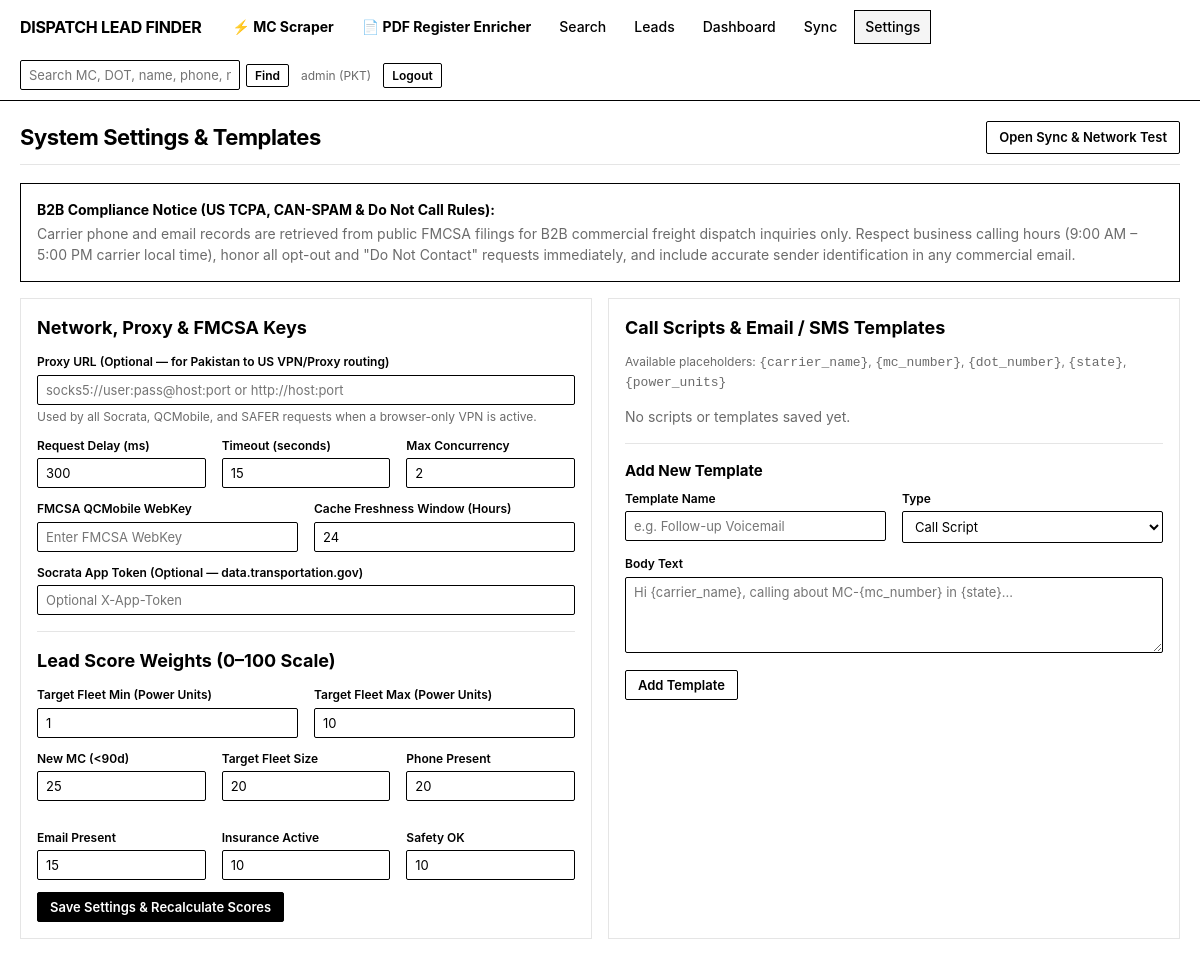
Page /settings/ (signed in) on the committed database.
### sync/models.py (models this page shows, shortened)
class Settings(models.Model):
    proxy_url = models.CharField(
        max_length=255,
        blank=True,
        default="",
        help_text="Optional HTTP or SOCKS5 proxy (e.g. socks5://user:pass@host:port)",
    )
    request_delay_ms = models.IntegerField(default=300)
    timeout_s = models.IntegerField(default=15)
    max_concurrency = models.IntegerField(default=2)
    qcmobile_webkey = models.CharField(max_length=255, blank=True, default="")
    socrata_app_token = models.CharField(max_length=255, blank=True, default="")
    freshness_hours = models.IntegerField(default=24)
    target_fleet_min = models.IntegerField(default=1)
    target_fleet_max = models.IntegerField(default=10)
    weight_new_mc = models.IntegerField(default=25)
    weight_fleet_size = models.IntegerField(default=20)
    weight_phone = models.IntegerField(default=20)
    weight_email = models.IntegerField(default=15)
    weight_insurance = models.IntegerField(default=10)
    weight_safety = models.IntegerField(default=10)
    updated_at = models.DateTimeField(auto_now=True)
    class Meta:
        verbose_name = "System Settings"
        verbose_name_plural = "System Settings"
    @classmethod
    def get_solo(cls) -> "Settings":
        obj, _ = cls.objects.get_or_create(pk=1)
        return obj

### accounts/views.py (the view, shortened to what this page needs)
# urls.py: path("settings/", account_views.settings_view, name="settings"),
@login_required
def settings_view(request):
    cfg = Settings.get_solo()
    templates = Template.objects.all()
    return render(
        request,
        "accounts/settings.html",
        {
            "cfg": cfg,
            "templates": templates,
        },
    )

### templates/accounts/settings.html (shortened to what this page needs)
{% extends "base.html" %}
{% block content %}
<div class="page-header">
  <h1>System Settings & Templates</h1>
  <a href="{% url 'sync_dashboard' %}" class="btn">Open Sync & Network Test</a>
</div>
<div class="panel-strong">
  <strong>B2B Compliance Notice (US TCPA, CAN-SPAM & Do Not Call Rules):</strong>
  <p class="muted" style="margin: 4px 0 0 0;">
    Carrier phone and email records are retrieved from public FMCSA filings for B2B commercial freight dispatch inquiries only.
    Respect business calling hours (9:00 AM – 5:00 PM carrier local time), honor all opt-out and "Do Not Contact" requests immediately,
    and include accurate sender identification in any commercial email.
  </p>
</div>
<div class="grid-2">
  <div class="panel">
    <h2>Network, Proxy & FMCSA Keys</h2>
    <form method="post">
      <div class="form-group">
        <label for="id_proxy_url">Proxy URL (Optional — for Pakistan to US VPN/Proxy routing)</label>
        <input id="id_proxy_url" type="text" name="proxy_url" value="{{ cfg.proxy_url }}" placeholder="socks5://user:pass@host:port or http://host:port">
        <div class="help-text">Used by all Socrata, QCMobile, and SAFER requests when a browser-only VPN is active.</div>
      </div>
      <div class="grid-3">
        <div class="form-group">
          <label for="id_delay">Request Delay (ms)</label>
          <input id="id_delay" type="number" name="request_delay_ms" value="{{ cfg.request_delay_ms }}">
        </div>
        <div class="form-group">
          <label for="id_timeout">Timeout (seconds)</label>
          <input id="id_timeout" type="number" name="timeout_s" value="{{ cfg.timeout_s }}">
        </div>
        <div class="form-group">
          <label for="id_concurrency">Max Concurrency</label>
          <input id="id_concurrency" type="number" name="max_concurrency" value="{{ cfg.max_concurrency }}">
        </div>
      </div>
      <div class="grid-2">
        <div class="form-group">
          <label for="id_qcmobile">FMCSA QCMobile WebKey</label>
          <input id="id_qcmobile" type="password" name="qcmobile_webkey" value="{{ cfg.qcmobile_webkey }}" placeholder="Enter FMCSA WebKey">
        </div>
        <div class="form-group">
          <label for="id_freshness">Cache Freshness Window (Hours)</label>
          <input id="id_freshness" type="number" name="freshness_hours" value="{{ cfg.freshness_hours }}">
        </div>
      </div>
      <div class="form-group">
        <label for="id_socrata">Socrata App Token (Optional — data.transportation.gov)</label>
        <input id="id_socrata" type="text" name="socrata_app_token" value="{{ cfg.socrata_app_token }}" placeholder="Optional X-App-Token">
      </div>
      <hr style="border: 0; border-top: 1px solid var(--border); margin: 16px 0;">
      <h2>Lead Score Weights (0–100 Scale)</h2>
      <div class="grid-2">
        <div class="form-group">
          <label for="id_fmin">Target Fleet Min (Power Units)</label>
          <input id="id_fmin" type="number" name="target_fleet_min" value="{{ cfg.target_fleet_min }}">
        </div>
        <div class="form-group">
          <label for="id_fmax">Target Fleet Max (Power Units)</label>
          <input id="id_fmax" type="number" name="target_fleet_max" value="{{ cfg.target_fleet_max }}">
        </div>
      </div>
      <div class="grid-3">
        <div class="form-group">
          <label for="id_w_mc">New MC (&lt;90d)</label>
          <input id="id_w_mc" type="number" name="weight_new_mc" value="{{ cfg.weight_new_mc }}">
        </div>
        <div class="form-group">
          <label for="id_w_fleet">Target Fleet Size</label>
          <input id="id_w_fleet" type="number" name="weight_fleet_size" value="{{ cfg.weight_fleet_size }}">
        </div>
        <div class="form-group">
          <label for="id_w_phone">Phone Present</label>
          <input id="id_w_phone" type="number" name="weight_phone" value="{{ cfg.weight_phone }}">
        </div>
        <div class="form-group">
          <label for="id_w_email">Email Present</label>
          <input id="id_w_email" type="number" name="weight_email" value="{{ cfg.weight_email }}">
        </div>
        <div class="form-group">
          <label for="id_w_ins">Insurance Active</label>
          <input id="id_w_ins" type="number" name="weight_insurance" value="{{ cfg.weight_insurance }}">
        </div>
        <div class="form-group">
          <label for="id_w_safe">Safety OK</label>
          <input id="id_w_safe" type="number" name="weight_safety" value="{{ cfg.weight_safety }}">
        </div>
      </div>
      <button type="submit" class="btn btn-primary">Save Settings & Recalculate Scores</button>
    </form>
  </div>
  <div class="panel">
    <h2>Call Scripts & Email / SMS Templates</h2>
    <p class="help-text" style="margin-bottom: 12px;">
      Available placeholders: <span class="mono">{carrier_name}</span>, <span class="mono">{mc_number}</span>,
      <span class="mono">{dot_number}</span>, <span class="mono">{state}</span>, <span class="mono">{power_units}</span>
    </p>
    {% for tmpl in templates %}
      <div class="panel" style="padding: 10px; margin-bottom: 10px;">
        <div style="display: flex; justify-content: space-between; align-items: center; margin-bottom: 6px;">
          <div>
            <strong>{{ tmpl.name }}</strong>
            <span class="badge" style="margin-left: 6px;">{{ tmpl.get_type_display }}</span>
          </div>
          <form method="post" style="margin: 0;">
            {% csrf_token %}
            <input type="hidden" name="action" value="delete_template">
            <input type="hidden" name="template_id" value="{{ tmpl.pk }}">
            <button type="submit" class="btn btn-sm">Delete</button>
          </form>
        </div>
        <pre style="white-space: pre-wrap; font-family: var(--font-sans); font-size: 12px; margin: 0; color: var(--text-muted);">{{ tmpl.body }}</pre>
      </div>
    {% empty %}
      <p class="muted">No scripts or templates saved yet.</p>
    {% endfor %}
    <hr style="border: 0; border-top: 1px solid var(--border); margin: 16px 0;">
    <h3>Add New Template</h3>
    <form method="post">
      <div class="grid-2">
        <div class="form-group">
          <label for="id_tname">Template Name</label>
          <input id="id_tname" type="text" name="name" required placeholder="e.g. Follow-up Voicemail">
        </div>
        <div class="form-group">
          <label for="id_ttype">Type</label>
          <select id="id_ttype" name="type">
            <option value="script">Call Script</option>
          </select>
        </div>
      </div>
      <div class="form-group">
        <label for="id_tbody">Body Text</label>
        <textarea id="id_tbody" name="body" required placeholder="Hi {carrier_name}, calling about MC-{mc_number} in {state}..."></textarea>
      </div>
      <button type="submit" class="btn">Add Template</button>
    </form>
  </div>
</div>
{% endblock %}

### templates/base.html (shortened to what this page needs)
{% load static %}
<!DOCTYPE html>
<html lang="en">
<head>
  <link rel="stylesheet" href="{% static 'css/app.css' %}">
</head>
<body>
  {% if user.is_authenticated %}
  <header class="topbar">
    <div style="display: flex; align-items: center; gap: 20px; flex-wrap: wrap;">
      <a href="{% url 'dashboard' %}" class="brand">DISPATCH LEAD FINDER</a>
      <nav class="nav-links" aria-label="Main Navigation">
        <a href="{% url 'mc_scraper_web' %}" class="{% if '/scraper/' in request.path %}active{% endif %}"><strong>⚡ MC Scraper</strong></a>
        <a href="{% url 'pdf_scraper_web' %}" class="{% if '/pdf-scraper/' in request.path %}active{% endif %}"><strong>📄 PDF Register Enricher</strong></a>
        <a href="{% url 'carrier_list' %}" class="{% if request.path == '/carriers/' %}active{% endif %}">Search</a>
        <a href="{% url 'lead_list' %}" class="{% if '/leads/' in request.path %}active{% endif %}">Leads</a>
        <a href="{% url 'dashboard' %}" class="{% if request.path == '/' %}active{% endif %}">Dashboard</a>
        <a href="{% url 'sync_dashboard' %}" class="{% if '/sync/' in request.path %}active{% endif %}">Sync</a>
        <a href="{% url 'settings' %}" class="{% if '/settings/' in request.path %}active{% endif %}">Settings</a>
      </nav>
    </div>
    <div style="display: flex; align-items: center; gap: 12px; flex-wrap: wrap;">
      <form action="{% url 'global_search' %}" method="get" class="global-search-form">
        <input id="global-q" type="text" name="q" value="{{ request.GET.q|default:'' }}" placeholder="Search MC, DOT, name, phone, notes...">
        <button type="submit" class="btn btn-sm">Find</button>
      </form>
      <span class="muted" style="font-size: 12px;">{{ user.username }} (PKT)</span>
      <a href="{% url 'logout' %}" class="btn btn-sm">Logout</a>
    </div>
  </header>
  {% endif %}
  <main class="container">
    {% block content %}{% endblock %}
  </main>
</body>
</html>

### static/css/app.css (style rules this page uses)
:root { --bg: #FFFFFF; --text: #000000; --text-muted: #6B6B6B; --border: #E5E5E5; --border-strong: #000000; --hover-bg: #F5F5F5; --font-sans: "Inter", -apple-system, BlinkMacSystemFont, "Segoe UI", Roboto, Arial, sans-serif; --font-mono: "JetBrains Mono", "SFMono-Regular", Consolas, "Liberation Mono", Menlo, monospace; --radius: 2px; }
* { box-sizing: border-box; }
html, body { margin: 0; padding: 0; background-color: var(--bg); color: var(--text); font-family: var(--font-sans); font-size: 14px; line-height: 1.45; -webkit-font-smoothing: antialiased; }
a { color: var(--text); text-decoration: underline; text-underline-offset: 2px; }
.mono { font-family: var(--font-mono); font-size: 13px; }
.muted { color: var(--text-muted); }
.topbar { display: flex; align-items: center; justify-content: space-between; gap: 16px; padding: 10px 20px; border-bottom: 1px solid var(--border-strong); background: var(--bg); position: sticky; top: 0; z-index: 50; flex-wrap: wrap; }
.brand { font-weight: 700; font-size: 16px; text-decoration: none; letter-spacing: -0.02em; white-space: nowrap; }
.nav-links { display: flex; align-items: center; gap: 6px; flex-wrap: wrap; }
.nav-links a { text-decoration: none; padding: 6px 10px; border: 1px solid transparent; font-weight: 500; }
.nav-links a:hover, .nav-links a.active { border-color: var(--border-strong); background: var(--hover-bg); }
.global-search-form { display: flex; align-items: center; gap: 6px; }
.global-search-form input { width: 220px; padding: 5px 8px; border: 1px solid var(--border-strong); font-size: 13px; }
.container { max-width: 1440px; margin: 0 auto; padding: 20px; }
.page-header { display: flex; align-items: center; justify-content: space-between; gap: 12px; margin-bottom: 18px; padding-bottom: 10px; border-bottom: 1px solid var(--border); flex-wrap: wrap; }
h1 { font-size: 22px; font-weight: 700; margin: 0; letter-spacing: -0.02em; }
h2 { font-size: 18px; font-weight: 700; margin: 0 0 12px 0; }
h3 { font-size: 15px; font-weight: 700; margin: 0 0 8px 0; }
.btn { display: inline-flex; align-items: center; justify-content: center; gap: 6px; padding: 6px 12px; font-family: var(--font-sans); font-size: 13px; font-weight: 600; border-radius: var(--radius); cursor: pointer; text-decoration: none; border: 1px solid var(--border-strong); background: var(--bg); color: var(--text); white-space: nowrap; }
.btn-primary { background: #000000; color: #FFFFFF; border-color: #000000; }
.btn-sm { padding: 3px 8px; font-size: 12px; }
.panel { border: 1px solid var(--border); padding: 16px; margin-bottom: 16px; background: var(--bg); }
.panel-strong { border: 1px solid var(--border-strong); padding: 16px; margin-bottom: 16px; background: var(--bg); }
.grid-2 { display: grid; grid-template-columns: repeat(2, minmax(0, 1fr)); gap: 16px; }
.grid-3 { display: grid; grid-template-columns: repeat(3, minmax(0, 1fr)); gap: 16px; }
.form-group { margin-bottom: 12px; }
label { display: block; font-size: 12px; font-weight: 600; margin-bottom: 4px; color: var(--text); }
input[type="text"], input[type="number"], input[type="password"], input[type="date"], input[type="datetime-local"], input[type="email"], input[type="url"], select, textarea { width: 100%; padding: 6px 8px; font-family: var(--font-sans); font-size: 13px; color: var(--text); background: var(--bg); border: 1px solid var(--border-strong); border-radius: var(--radius); }
textarea { min-height: 76px; resize: vertical; }
.help-text { font-size: 12px; color: var(--text-muted); margin-top: 3px; }

### rows in the picture
Settings: request_delay_ms "300", timeout_s "15", max_concurrency "2", freshness_hours "24", target_fleet_min "1", target_fleet_max "10", weight_new_mc "25", weight_fleet_size "20", weight_phone "20", weight_email "15", weight_insurance "10", weight_safety "10"

### other values in the picture
{{ user.username }} "admin"
